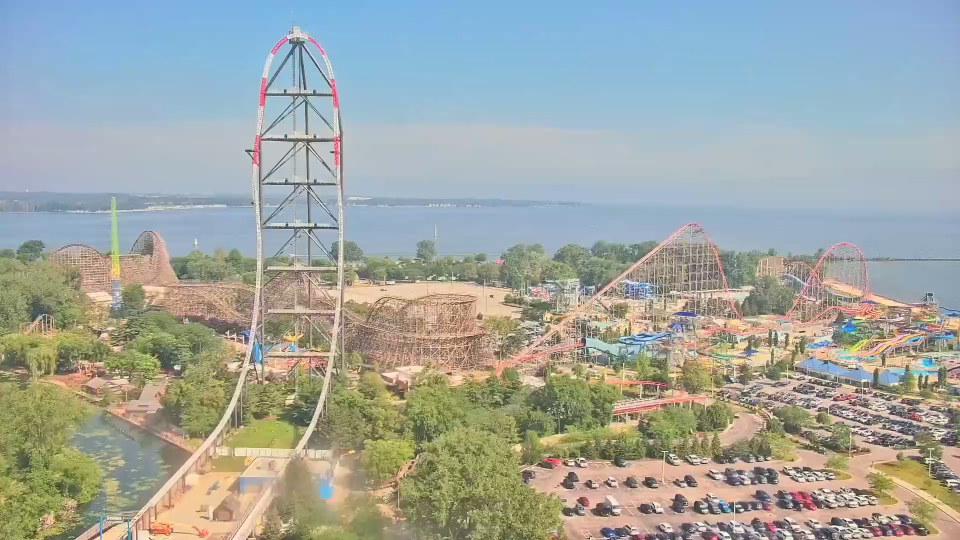
#> input picture tt2_snapshot.jpg, 1920 x 1080 px (shown at 1/2 size)
$ python -i detector.py   (imports and definitions only)
#> lines starting #> are read from the running program, lines starting #| are printed output that depends on the picture
#!/usr/bin/env python3
import cv2, enum, math, sqlite3, streamlink, time, argparse, pathlib, requests, json
from collections import deque

# ─────────────────── ROI COORDS ───────────────────
ROI_BOT    = (605, 775, 55, 97)
ROI_TOP    = (512, 409, 26, 70)
ROI_VERIFY = (581, 887, 30, 18)

xb, yb, wb, hb = ROI_BOT
xt, yt, wt, ht = ROI_TOP
xv, yv, wv, hv = ROI_VERIFY

ROI = {
    "bot_L":    (xb,           yb, wb//2-1, hb),
    "bot_R":    (xb+wb//2+1,   yb, wb//2-1, hb),
    "top_high": (xt,           yt,          wt, ht//2-1),
    "top_low":  (xt,           yt+ht//2+1,  wt, ht//2-1),
    "verify_L": (xv,           yv, wv//2-1, hv),
    "verify_R": (xv+wv//2+1,   yv, wv//2-1, hv),
}

# ─────────────────── CONSTANTS ───────────────────
BASE_FRAMES = 60
SIGMA_BOT, SIGMA_TOP, SIGMA_VERIFY = 10, 8, 6
ARM_DELAY = 3
VERIFY_WINDOW = 8.0
AUTO_SUCCESS = 10
ASC2_GRACE_PERIOD = 6.0
ROLLBACK_CONFIRM_FRAMES = 25
ROLLBACK_VELOCITY_THRESHOLD = 6.0
VERIFY_ROLLBACK_VELOCITY = 7.0
UP_FAST, DOWN_FAST = -1.0, 1.0
VELOCITY_SMOOTHING = 12
RECONNECT_GRACE_PERIOD = 60.0
LIVE_URL = "https://cs4.pixelcaster.com/live/cedar2.stream/playlist.m3u8"

QUEUE_TIMES_URL   = "https://queue-times.com/parks/50/queue_times.json"
TT2_RIDE_ID       = 3772
QUEUE_UPDATE_INTERVAL = 300
DB_PATH = pathlib.Path("events.db")
MIN_EVENT_INTERVAL = 81.0

# ─────────────────── UTILS ───────────────────
def open_source(path):
    if path and path.lower().endswith(".mp4"):
        cap = cv2.VideoCapture(path)
        if not cap.isOpened(): raise RuntimeError(f"cannot open {path}")
        return cap, False, cap.get(cv2.CAP_PROP_FPS) or 30
    try:
        url = streamlink.streams(LIVE_URL)["best"].url
        cap = cv2.VideoCapture(url, cv2.CAP_FFMPEG)
        if not cap.isOpened(): raise RuntimeError("cannot open stream")
        return cap, True, 30
    except Exception as e:
        print(f"Stream error: {e}")
        raise RuntimeError(f"Stream connection failed: {e}")

def db():
    c = sqlite3.connect(DB_PATH)
    c.execute("CREATE TABLE IF NOT EXISTS launches(id INTEGER PRIMARY KEY, ts REAL, outcome TEXT)")
    c.execute("""CREATE TABLE IF NOT EXISTS queue_times(
        id INTEGER PRIMARY KEY, ts REAL, is_open BOOLEAN, wait_time INTEGER, last_updated TEXT
    )""")
    return c

def log_event(c, result, t):
    cursor = c.cursor()
    cursor.execute("SELECT MAX(ts) FROM launches WHERE outcome = ?", (result,))
    row = cursor.fetchone()
    last_ts = row[0] if row and row[0] else None
    if last_ts and time.time() - last_ts < MIN_EVENT_INTERVAL:
        return False
    cursor.execute("INSERT INTO launches VALUES(NULL, ?, ?)", (time.time(), result))
    c.commit(); print(f"\n[{result.upper():8} @ {t:7.2f}s]")
    return True

def fetch_queue_times():
    try:
        d = requests.get(QUEUE_TIMES_URL, timeout=10).json()
        for land in d.get('lands', []):
            for ride in land.get('rides', []):
                if ride.get("id") == TT2_RIDE_ID:
                    return {"is_open": ride.get("is_open", False),
                            "wait_time": ride.get("wait_time", 0),
                            "last_updated": ride.get("last_updated", "")}
    except Exception as e:
        print(f"queue-times error: {e}")
    return None

def log_queue_time(c, q, t):
    cursor = c.cursor()
    cursor.execute("INSERT INTO queue_times VALUES(NULL, ?, ?, ?, ?)",
              (t, q["is_open"], q["wait_time"], q["last_updated"]))
    c.commit()

def centroid(mask):
    cnt,_ = cv2.findContours(mask, cv2.RETR_EXTERNAL, cv2.CHAIN_APPROX_SIMPLE)
    if not cnt: return None
    cnt = max(cnt, key=cv2.contourArea)
    if cv2.contourArea(cnt) < 40: return None
    m = cv2.moments(cnt); return int(m["m01"]/m["m00"]) if m["m00"] else None

def smooth_velocity(hist):
    if len(hist) < VELOCITY_SMOOTHING: return 0
    pts = [(y,t) for y,t in list(hist)[-VELOCITY_SMOOTHING:] if y is not None]
    if len(pts) < 2: return 0
    dt = pts[-1][1] - pts[0][1]
    return (pts[-1][0]-pts[0][0])/dt if dt else 0

# ─────────────────── FSM ───────────────────
class S(enum.Enum):
    IDLE=0; ASC1=1; RBACK_DECEL=2; WAIT=3; ASC2=4; VERIFY=5

def detector(src, gui=True):
    conn = db()
    cap, live, fps = open_source(src)
    bg = {k:None for k in ROI}; base={k:[] for k in ROI}; thr={k:math.inf for k in ROI}
    armed=False; virtual=0.0; state=S.IDLE
    hist=deque(maxlen=VELOCITY_SMOOTHING)
    asc2_start=descent_start=verify_dead=None
    descent_seen=pending_id=False
    verify_hits=0
    rollback_confirm_count=0
    last_queue_update=0; queue_data=None
    reconnect_attempts=0
    # max_reconnect_attempts removed for infinite reconnect
    start_time = time.time()
    last_reconnect_time = None
    last_event_time = 0

    frame_count = 0
    stream_fps = 10.0 if live else fps

    while True:
        now = time.time()
        ok, frame = cap.read()
        if not ok:
            if live:
                reconnect_attempts += 1
                backoff_time = min(30, 2 ** min(reconnect_attempts, 5))
                print(f"\nStream disconnected, reconnecting in {backoff_time}s... (attempt {reconnect_attempts})")
                time.sleep(backoff_time)
                try:
                    cap.release()
                    cap, live, _ = open_source(src)
                    reconnect_attempts = 0
                    last_reconnect_time = frame_count / stream_fps
                    bg = {k:None for k in ROI}
                    base = {k:[] for k in ROI}
                    thr = {k:math.inf for k in ROI}
                    armed = False
                    state = S.IDLE
                    hist.clear()
                    asc2_start = descent_start = verify_dead = None
                    descent_seen = False
                    verify_hits = 0
                    rollback_confirm_count = 0
                    print("Reconnected successfully, resetting detector state")
                except Exception as e:
                    print(f"Reconnection failed: {e}")
                continue
            break

        frame_count += 1
        frame_time = frame_count / stream_fps

        if live and reconnect_attempts > 0:
            reconnect_attempts = 0

        relative_time = frame_time

        # queue API
        if live and now-last_queue_update>=QUEUE_UPDATE_INTERVAL:
            q=fetch_queue_times()
            if q: queue_data=q; log_queue_time(conn,q,now)
            last_queue_update=now

        # motion
        mot={}
        for k,(x,y,w,h) in ROI.items():
            sub=frame[y:y+h,x:x+w]
            if bg[k] is None: bg[k]=sub.astype("float32"); continue
            diff=cv2.absdiff(sub,bg[k].astype("uint8"))
            mot[k]=(diff>25).sum()
            cv2.accumulateWeighted(sub.astype("float32"),bg[k],0.02)
            if len(base[k])<BASE_FRAMES: base[k].append(mot[k])

        # ─── THRESHOLDS ───
        if not armed and all(len(v)>=BASE_FRAMES for v in base.values()) and relative_time>=ARM_DELAY:
            for k in ROI:
                m=sum(base[k])/len(base[k])
                s=(sum((v-m)**2 for v in base[k])/len(base[k]))**0.5
                if "top" in k: thr[k]=m+SIGMA_TOP*s
                elif "verify" in k: thr[k]=min(m+SIGMA_VERIFY*s, wv*hv*0.6)
                else: thr[k]=m+SIGMA_BOT*s*1.2
            armed=True
            print(f"\n[ARMED at t={relative_time:.2f}s]")

        bot_hot = armed and mot["bot_L"]>thr["bot_L"] and mot["bot_R"]>thr["bot_R"]
        top_hot = armed and (mot["top_high"]>thr["top_high"] or mot["top_low"]>thr["top_low"])
        ver_hot = armed and mot["verify_L"]>thr["verify_L"] and mot["verify_R"]>thr["verify_R"]

        # descent tracking
        if top_hot:
            descent_start=frame_time; descent_seen=True
        elif descent_start and frame_time-descent_start>1.0:
            descent_start=None; descent_seen=False

        # velocity
        bx,by,bw,bh=ROI["bot_L"]
        diff=cv2.absdiff(frame[by:by+bh,bx:bx+bw],bg["bot_L"].astype("uint8"))
        _,mk=cv2.threshold(cv2.cvtColor(diff,cv2.COLOR_BGR2GRAY),40,255,cv2.THRESH_BINARY)
        cy=centroid(mk)
        hist.append((cy,frame_time) if cy is not None else (hist[-1][0],frame_time) if hist else (None,frame_time))
        v=smooth_velocity(hist)

        in_grace = asc2_start is not None and frame_time-asc2_start<ASC2_GRACE_PERIOD
        can_rb = not in_grace or ver_hot
        reconnect_grace = last_reconnect_time is not None and frame_time - last_reconnect_time < RECONNECT_GRACE_PERIOD
        stuck_in_rback = state is S.RBACK_DECEL and frame_time - getattr(detector, '_rback_start', frame_time) > 30

        # ─── FSM ───
        if   state is S.IDLE and bot_hot and v<UP_FAST:
            state=S.ASC1; rollback_confirm_count=0
        elif state is S.ASC1 and bot_hot and v>DOWN_FAST:
            state=S.RBACK_DECEL; rollback_confirm_count=0; detector._rback_start = frame_time
        elif state is S.RBACK_DECEL and (mot["bot_L"]<thr["bot_L"]*0.1 and mot["bot_R"]<thr["bot_R"]*0.1 or stuck_in_rback):
            t_wait=frame_time; state=S.WAIT; rollback_confirm_count=0
        elif state is S.WAIT and bot_hot and v<UP_FAST and frame_time-t_wait>0.5:
            state=S.ASC2; asc2_start=frame_time; descent_seen=False; rollback_confirm_count=0
        elif state is S.ASC2 and descent_seen:
            pending_id=True; verify_dead=frame_time+VERIFY_WINDOW; state=S.VERIFY; verify_hits=0; rollback_confirm_count=0
        elif state is S.ASC2 and can_rb and bot_hot and v>DOWN_FAST*3.0 and not descent_seen and not reconnect_grace:
            if v > 5.0:
                rollback_confirm_count += 1
            else:
                rollback_confirm_count = max(0, rollback_confirm_count - 2)
            if rollback_confirm_count >= 15 and frame_time - last_event_time >= MIN_EVENT_INTERVAL:
                if log_event(conn,"rollback",frame_time):
                    last_event_time = frame_time
                state=S.IDLE; rollback_confirm_count=0
        elif state is S.ASC2 and frame_time-asc2_start>=AUTO_SUCCESS:
            if frame_time - last_event_time >= MIN_EVENT_INTERVAL:
                if log_event(conn,"success",frame_time):
                    last_event_time = frame_time
            state=S.IDLE; rollback_confirm_count=0
        elif state is S.VERIFY:
            rollback_detected = False
            if bot_hot and v>ROLLBACK_VELOCITY_THRESHOLD and v < 12.0:
                verify_hits+=1; rollback_detected=True
            elif ver_hot and v>VERIFY_ROLLBACK_VELOCITY and v < 15.0:
                verify_hits+=2; rollback_detected=True

            if not rollback_detected:
                verify_hits=max(0,verify_hits-4)

            if verify_hits>=ROLLBACK_CONFIRM_FRAMES and not reconnect_grace and frame_time - last_event_time >= MIN_EVENT_INTERVAL:
                if log_event(conn,"rollback",frame_time):
                    last_event_time = frame_time
                state=S.IDLE; rollback_confirm_count=0
            elif frame_time>=verify_dead:
                if frame_time - last_event_time >= MIN_EVENT_INTERVAL:
                    if log_event(conn,"success",frame_time):
                        last_event_time = frame_time
                state=S.IDLE; rollback_confirm_count=0

        # Reset rollback counter if not in rollback-detecting states or if velocity is too extreme
        if state not in [S.ASC2, S.VERIFY] or abs(v) > 20.0:
            rollback_confirm_count = 0

        # More conservative reconnect grace handling - favor success
        if reconnect_grace:
            if top_hot or (state in [S.ASC2, S.VERIFY] and frame_time - last_reconnect_time > 5):
                if frame_time - last_event_time >= MIN_EVENT_INTERVAL:
                    if log_event(conn,"success",frame_time):
                        last_event_time = frame_time
                state=S.IDLE; rollback_confirm_count=0

        if state is S.IDLE:
            asc2_start=descent_start=verify_dead=None
            descent_seen=False; verify_hits=0; rollback_confirm_count=0

        # ─── GUI ───
        if gui:
            view=frame.copy()
            for tag,(x,y,w,h) in {"BOT":ROI_BOT,"RBK":ROI_VERIFY,"TOP":ROI_TOP}.items():
                color=(0,255,0) if tag!="TOP" else (0,0,255)
                thick=2 if (tag=="BOT" and bot_hot) or (tag=="RBK" and ver_hot) or (tag=="TOP" and top_hot) else 1
                cv2.rectangle(view,(x,y),(x+w,y+h),color,thick)
                cv2.putText(view,tag,(x,y-6),cv2.FONT_HERSHEY_SIMPLEX,0.5,color,1,cv2.LINE_AA)
            lines=[f"State:{state.name}",
                   f"v:{v:.2f}  grace:{'Y' if in_grace else 'N'}",
                   f"RC:{rollback_confirm_count}"]
            if queue_data:
                lines.append(f"TT2:{'OPEN' if queue_data['is_open'] else 'CLOSED'} "
                             f"{queue_data['wait_time']}m")
            for i,t in enumerate(lines):
                cv2.putText(view,t,(10,30+i*18),cv2.FONT_HERSHEY_SIMPLEX,0.5,(255,255,255),1)
            cv2.imshow("TT2 detector",view)
            if cv2.waitKey(1)&0xFF==27: break

        print(f"\r{state.name:<8} B={'Y'if bot_hot else'-'} T={'Y'if top_hot else'-'} V={'Y'if ver_hot else'-'} "
              f"v={v:5.2f} {'GR' if in_grace else '  '} RC:{rollback_confirm_count:2d} t={relative_time:7.2f} "
              f"{'ARMED' if armed else f'base:{min(len(v) for v in base.values())}/{BASE_FRAMES}'}",end='')

    cap.release(); conn.close()
    if gui: cv2.destroyAllWindows(); print("\n[bye]")

# [5 lines not run here, left out]

>>> import cv2
>>> picture = cv2.imread('tt2_snapshot.jpg', cv2.IMREAD_GRAYSCALE)
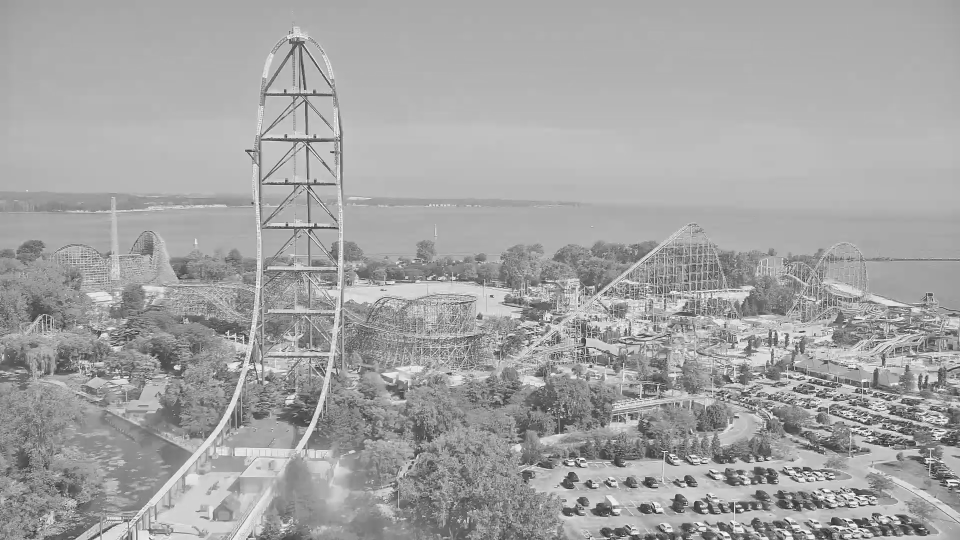
#> picture: shape (1080, 1920) (shown at 1/2 size); min 0, max 255, mean 164
>>> result = detector(picture)
#> (the run stopped early here; a loop or call above may not have finished)
